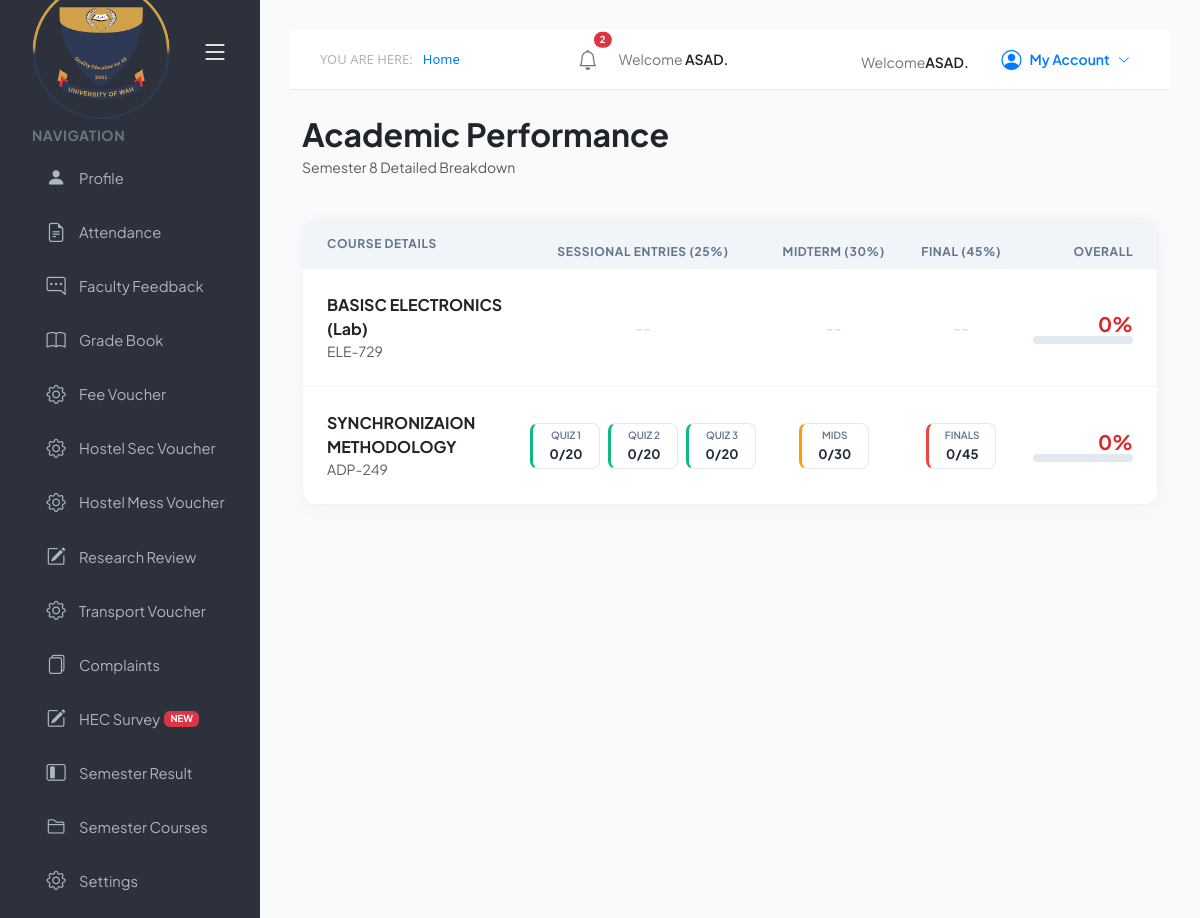
The app's page /gradebook.php (signed in) with its own data.
### tables this page shows
CREATE TABLE `profile` (
  `id` int(11) NOT NULL,
  `registration_no` varchar(50) DEFAULT NULL,
  `photo` varchar(255) DEFAULT 'default.png',
  `full_name` varchar(100) DEFAULT NULL,
  `status_badge` varchar(20) DEFAULT NULL,
  `department` varchar(100) DEFAULT NULL,
  `program` varchar(100) DEFAULT NULL,
  `semester` varchar(10) DEFAULT NULL,
  `session` varchar(10) DEFAULT NULL,
  `admission_date` varchar(20) DEFAULT NULL,
  `domicile` varchar(50) DEFAULT NULL,
  `dob` date DEFAULT NULL,
  `cnic` varchar(20) DEFAULT NULL,
  `nationality` varchar(50) DEFAULT NULL,
  `gender` varchar(10) DEFAULT NULL,
  `father_name` varchar(100) DEFAULT NULL,
  `guardian_name` varchar(100) DEFAULT NULL,
  `guardian_phone` varchar(20) DEFAULT NULL,
  `family_income` varchar(50) DEFAULT NULL,
  `current_address` text DEFAULT NULL,
  `permanent_address` text DEFAULT NULL,
  `email` varchar(100) DEFAULT NULL,
  `phone` varchar(20) DEFAULT NULL,
  `fsc_total` varchar(10) DEFAULT NULL,
  `fsc_obtained` varchar(10) DEFAULT NULL,
  `fsc_per` varchar(10) DEFAULT NULL,
  `fsc_year` varchar(10) DEFAULT NULL,
  `fsc_board` varchar(100) DEFAULT NULL,
  `fsc_major` varchar(50) DEFAULT NULL,
  `ssc_total` varchar(10) DEFAULT NULL,
  `ssc_obtained` varchar(10) DEFAULT NULL,
  `ssc_per` varchar(10) DEFAULT NULL,
  `ssc_year` varchar(10) DEFAULT NULL,
  `ssc_board` varchar(100) DEFAULT NULL,
  `ssc_major` varchar(50) DEFAULT NULL
);

CREATE TABLE `course_assignments` (
  `id` int(11) NOT NULL,
  `course_code` varchar(20) DEFAULT NULL,
  `course_title` varchar(100) DEFAULT NULL,
  `teacher_name` varchar(100) DEFAULT NULL,
  `credit_hours` varchar(10) DEFAULT NULL,
  `semester` int(11) DEFAULT NULL
);

CREATE TABLE `grading_items` (
  `id` int(11) NOT NULL,
  `course_code` varchar(20) DEFAULT NULL,
  `item_type` enum('Assignment','Quiz','Mid','Final') DEFAULT NULL,
  `category` enum('Sessional','Mid','Final') NOT NULL DEFAULT 'Sessional',
  `item_label` varchar(50) DEFAULT NULL,
  `total_marks` float DEFAULT NULL
);

CREATE TABLE `student_marks` (
  `id` int(11) NOT NULL,
  `registration_no` varchar(50) DEFAULT NULL,
  `course_code` varchar(20) DEFAULT NULL,
  `item_id` int(11) DEFAULT NULL,
  `obtained_marks` float DEFAULT NULL,
  `is_absent` tinyint(1) DEFAULT 0
);

### gradebook.php (the view, shortened to what this page needs)
<?php
$conn = new mysqli("localhost", "root", "", "fyp");
$reg_no = $_SESSION['registration_no'];
$student_stmt = $conn->prepare("SELECT * FROM profile WHERE registration_no = ?");
$student_stmt->bind_param("s", $reg_no);
$student_stmt->execute();
$student = $student_stmt->get_result()->fetch_assoc();
$semester = $student['semester'] ?? 1;
$weights = ['Sessional' => 0.25, 'Mid' => 0.30, 'Final' => 0.45];
function getStatusColor($score)
{
    return '#dc2626';
}
$course_query = "SELECT * FROM course_assignments WHERE semester = '$semester'";
$course_res = $conn->query($course_query);
?>
<!DOCTYPE html>
<html lang="en">
<head>
    <link href="https://cdn.jsdelivr.net/npm/bootstrap@5.3.0/dist/css/bootstrap.min.css" rel="stylesheet">
    <link rel="stylesheet" href="https://cdnjs.cloudflare.com/ajax/libs/font-awesome/6.4.0/css/all.min.css">
    <link rel="stylesheet" href="https://cdn.jsdelivr.net/npm/bootstrap-icons@1.11.0/font/bootstrap-icons.css">
    <link rel="stylesheet" href="assets/navbar.css">
    <link rel="stylesheet" href="assets/header.css">
</head>
<body>
    <div class="main-wrapper">
        <?php if (file_exists('includes/navbar.php'))
            include('includes/navbar.php'); ?>
        <div class="content-area">
            <?php if (file_exists('includes/header.php'))
                include('includes/header.php'); ?>
            <div class="container-fluid mt-4">
                <div class="d-flex justify-content-between align-items-center mb-4">
                    <div>
                        <h2 class="fw-bold text-dark mb-1">Academic Performance</h2>
                        <p class="text-muted small">Semester <?= htmlspecialchars($semester) ?> Detailed Breakdown</p>
                    </div>
                </div>
                <div class="glass-card p-0 overflow-hidden">
                    <div class="table-responsive">
                        <table class="table align-middle mb-0">
                            <thead>
                                <tr class="text-center">
                                    <th class="text-start py-3 ps-4" style="width: 25%;">COURSE DETAILS</th>
                                    <th style="width: 30%;">SESSIONAL ENTRIES (25%)</th>
                                    <th style="width: 15%;">MIDTERM (30%)</th>
                                    <th style="width: 15%;">FINAL (45%)</th>
                                    <th class="text-end pe-4">OVERALL</th>
                                </tr>
                            </thead>
                            <tbody>
                                <?php if ($course_res && $course_res->num_rows > 0): ?>
                                    <?php while ($course = $course_res->fetch_assoc()):
                                        $c_code = $course['course_code'];
                                        $course_weighted_total = 0;
                                        ?>
                                        <tr class="course-row">
                                            <td class="ps-4 py-4">
                                                <div class="fw-bold text-dark"><?= htmlspecialchars($course['course_title']) ?>
                                                </div>
                                                <div class="small text-muted"><?= htmlspecialchars($c_code) ?></div>
                                            </td>
                                            <?php
                                            $categories = ['Sessional', 'Mid', 'Final'];
                                            foreach ($categories as $cat):
                                                $cat_ob = 0;
                                                $cat_tot = 0;
                                                if ($cat === 'Sessional') {
                                                    $item_stmt = $conn->prepare("SELECT id, item_label, total_marks FROM grading_items WHERE course_code = ? AND (item_type = 'Sessional' OR item_type IS NULL OR item_type = '')");
                                                    $item_stmt->bind_param("s", $c_code);
                                                } else {
                                                    $item_stmt = $conn->prepare("SELECT id, item_label, total_marks FROM grading_items WHERE course_code = ? AND item_type = ?");
                                                    $item_stmt->bind_param("ss", $c_code, $cat);
                                                }
                                                $item_stmt->execute();
                                                $items = $item_stmt->get_result();
                                                ?>
                                                <td class="text-center">
                                                    <div class="entry-container">
                                                        <?php if ($items->num_rows > 0): ?>
                                                            <?php while ($item = $items->fetch_assoc()):
                                                                $item_id = $item['id'];
                                                                $mark_stmt = $conn->prepare("SELECT obtained_marks FROM student_marks WHERE registration_no = ? AND item_id = ?");
                                                                $mark_stmt->bind_param("si", $reg_no, $item_id);
                                                                $mark_stmt->execute();
                                                                $mark_res = $mark_stmt->get_result()->fetch_assoc();
                                                                $obtained = $mark_res['obtained_marks'] ?? 0;
                                                                $cat_ob += $obtained;
                                                                $cat_tot += $item['total_marks'];
                                                                $box_class = strtolower($cat) . "-box";
                                                                ?>
                                                                <div class="entry-box <?= $box_class ?>">
                                                                    <span
                                                                        class="entry-label"><?= htmlspecialchars($item['item_label']) ?></span>
                                                                    <span
                                                                        class="entry-marks"><?= $obtained ?>/<?= $item['total_marks'] ?></span>
                                                                </div>
                                                            <?php endwhile; ?>
                                                        <?php else: ?>
                                                            <span class="text-muted opacity-25">--</span>
                                                        <?php endif; ?>
                                                    </div>
                                                </td>
                                                <?php
                                                $perc = ($cat_tot > 0) ? ($cat_ob / $cat_tot) * 100 : 0;
                                                $course_weighted_total += ($perc * $weights[$cat]);
                                            endforeach; ?>
                                            <td class="text-end pe-4">
                                                <div class="fw-bold h5 mb-0"
                                                    style="color: <?= getStatusColor($course_weighted_total) ?>">
                                                    <?= round($course_weighted_total, 1) ?>%
                                                </div>
                                                <div class="progress-container">
                                                </div>
                                            </td>
                                        </tr>
                                    <?php endwhile; ?>
                                <?php else: ?>
                                    <tr>
                                        <td colspan="5" class="text-center py-5">No academic data found.</td>
                                    </tr>
                                <?php endif; ?>
                            </tbody>
                        </table>
                    </div>
                </div>
            </div>
        </div>
    </div>
</body>
</html>

### includes/header.php (shortened to what this page needs)
<div class="top-header-nav">
    <div class="header-inner">
        <div class="breadcrumb-area">
            <span class="breadcrumb-label">YOU ARE HERE:</span>
            <a href="dashboard.php" class="breadcrumb-item">Home</a>
        </div>
        <div class="user-area d-flex align-items-center">
    <div class="notification-dropdown me-3">
        <button class="btn-icon position-relative" id="bellBtn">
            <i class="bi bi-bell fs-5 text-secondary"></i>
            <span class="position-absolute top-0 start-100 translate-middle badge rounded-pill bg-danger" style="font-size: 0.6rem;">
                2
            </span>
        </button>
    </div>
    <span class="welcome-msg">Welcome <span class="user-name"><?php echo htmlspecialchars($student['full_name'] ?? 'Student'); ?>.</span></span>
</div>
        <div class="user-area">
            <span class="welcome-msg">Welcome<span class="user-name"><?php echo htmlspecialchars($student['full_name'] ?? 'Student'); ?>.</span></span>
            <div class="account-dropdown">
                <button class="account-btn" id="accountBtn">
                    <i class="bi bi-person-circle fs-5"></i> My Account <i class="bi bi-chevron-down small"></i>
                </button>
            </div>
        </div>
    </div>
</div>

### assets/header.css (style rules this page uses)
.top-header-nav { background-color: #ffffff; height: 60px; width: 100%; display: flex; align-items: center; border-bottom: 1px solid #e9ecef; padding: 0 30px; margin-bottom: 25px; position: sticky; top: 0; z-index: 1000; }
.header-inner { display: flex; justify-content: space-between; align-items: center; width: 100%; }
.breadcrumb-area { font-size: 13px; display: flex; align-items: center; font-family: 'Segoe UI', sans-serif; }
.breadcrumb-label { color: #adb5bd; font-weight: 500; margin-right: 10px; }
.breadcrumb-item { color: #007bff; text-decoration: none; }
.welcome-msg { font-size: 14px; color: #6c757d; margin-right: 20px; }
.user-name { color: #212529; font-weight: 600; }
.account-dropdown { position: relative; display: inline-block; }
.account-btn { background: none; border: none; color: #007bff; font-weight: 600; cursor: pointer; font-size: 14px; display: flex; align-items: center; gap: 8px; padding: 5px 10px; border-radius: 5px; transition: background 0.2s; }
.btn-icon { background: none; border: none; cursor: pointer; padding: 5px; display: flex; align-items: center; justify-content: center; }

### gradebook.php (style rules this page uses)
:root { --glass: rgba(255, 255, 255, 0.95); --primary: #4f46e5; }
body { background: #f8fafc; font-family: 'Plus Jakarta Sans', sans-serif; color: #1e293b; margin: 0; }
.main-wrapper { display: flex; width: 100%; }
.content-area { flex: 1; padding: 30px; min-height: 100vh; }
.glass-card { background: var(--glass); border-radius: 16px; border: 1px solid rgba(0, 0, 0, 0.05); box-shadow: 0 4px 20px rgba(0, 0, 0, 0.03); padding: 20px; }
.table thead th { border: none; background: #f1f5f9; color: #64748b; font-size: 0.75rem; letter-spacing: 0.05em; }
.course-row { border-bottom: 1px solid #f1f5f9; }
.entry-container { display: flex; flex-wrap: wrap; gap: 8px; justify-content: center; }
.entry-box { display: flex; flex-direction: column; align-items: center; background: #ffffff; border: 1px solid #e2e8f0; border-radius: 8px; padding: 4px 8px; min-width: 70px; }
.entry-label { font-size: 10px; color: #64748b; font-weight: 600; text-transform: uppercase; margin-bottom: 2px; }
.entry-marks { font-weight: 700; font-size: 13px; color: #1e293b; }
.sessional-box { border-left: 3px solid #10b981; }
.mid-box { border-left: 3px solid #f59e0b; }
.final-box { border-left: 3px solid #ef4444; }
.progress-container { width: 100px; height: 8px; background: #e2e8f0; border-radius: 4px; overflow: hidden; margin-left: auto; }

### records on screen
profile: full_name "ASAD", semester "8"
course_assignments: course_title "BASISC ELECTRONICS (Lab)", course_code "ELE-729", course_weighted_total "0"
course_assignments: course_title "SYNCHRONIZAION METHODOLOGY", course_code "ADP-249", course_weighted_total "0"
grading_items: item_label "QUIZ 1", student_marks.obtained_marks "0", total_marks "20"
grading_items: item_label "QUIZ 2", student_marks.obtained_marks "0", total_marks "20"
grading_items: item_label "QUIZ 3", student_marks.obtained_marks "0", total_marks "20"
grading_items: item_label "MIDS", student_marks.obtained_marks "0", total_marks "30"
grading_items: item_label "FINALS", student_marks.obtained_marks "0", total_marks "45"
